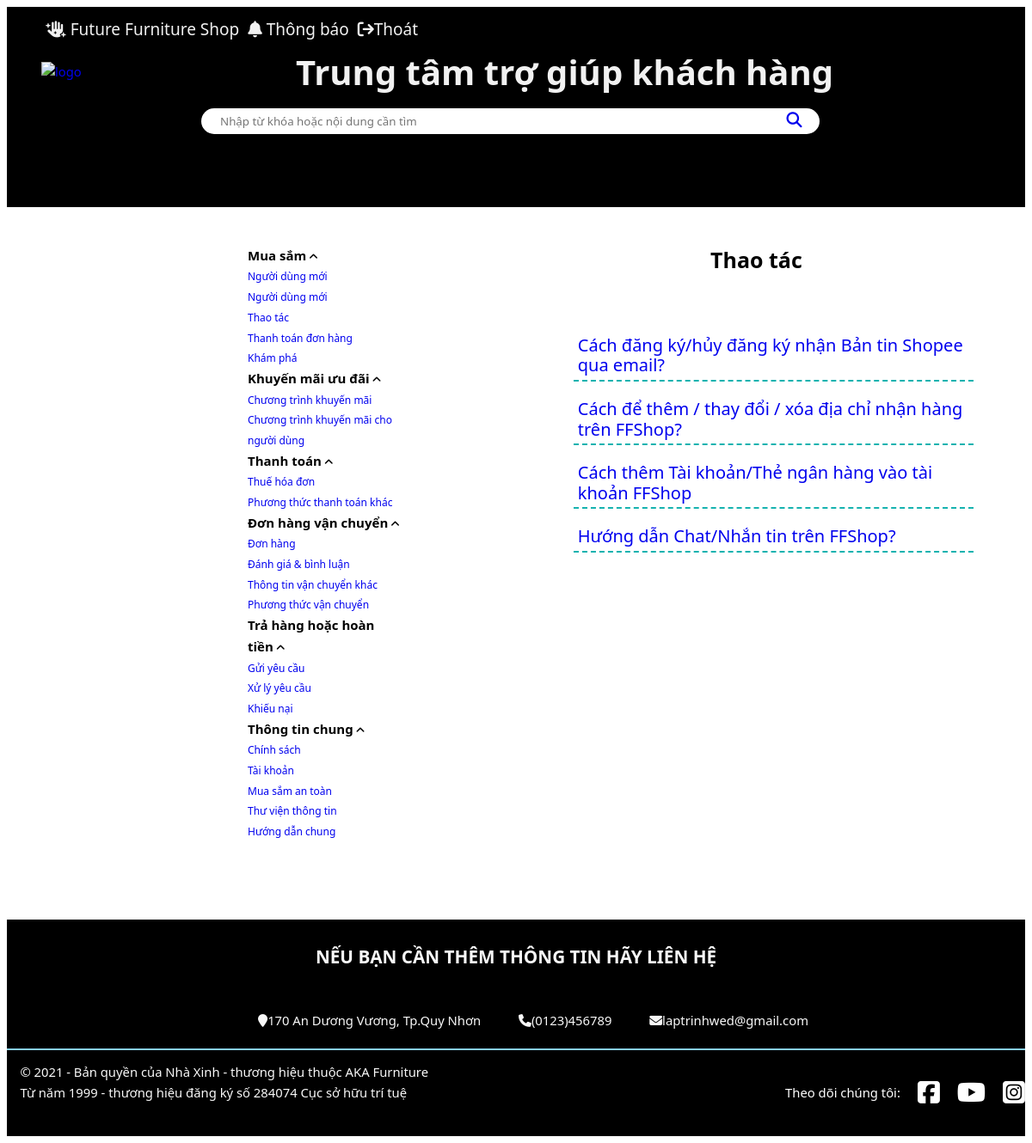
/Ho_tro/index/Hotro.php?default_title=Thao+tác, run on the app's committed database.
### tables this page shows
CREATE TABLE `content_menu` (
  `id` int(11) NOT NULL,
  `category` text NOT NULL,
  `subcategory` text NOT NULL,
  `link` text NOT NULL
);

CREATE TABLE `content_warp_main` (
  `id` int(11) NOT NULL,
  `Title` varchar(255) DEFAULT NULL,
  `Subtitle` varchar(255) DEFAULT NULL,
  `Content` text DEFAULT NULL
);

### Ho_tro/index/Hotro.php (the view, shortened to what this page needs)
<!DOCTYPE html>
<html>
    <head>
        <link rel="stylesheet" href="style.css" />
       <link
      rel="stylesheet"
      href="https://cdnjs.cloudflare.com/ajax/libs/font-awesome/6.5.1/css/all.min.css"
    />
    <link rel="stylesheet" href="https://cdnjs.cloudflare.com/ajax/libs/font-awesome/6.5.2/css/all.min.css">
    <link rel="stylesheet" href="https://cdnjs.cloudflare.com/ajax/libs/font-awesome/6.5.2/css/all.min.css">
    </head>
    <body>
      <header class="header">
        <div class="grid">
            <nav class="header__navbar">
                <ul class="header__navbar-list">
                    <li class="header__navbar-item">
                        <a href="" class="header__navbar-item-link">
                            <i class="fa-solid fa-hand-sparkles"></i>
                            <span>Future Furniture Shop</span></a>
                    </li>
                    <li class="header__navbar-item">
                        <a href="" class="header__navbar-item-link">
                            <i class="fa-solid fa-bell"></i>
                            <span>Thông báo</span>
                        </a>
                    </li>
                    <li class="header__navbar-item">
                        <a href="" class="header__navbar-item-link">
                            <i class="fa-solid fa-arrow-right-from-bracket"></i><span>Thoát</span></a>
                    </li>
                </ul>
            </nav>
            <div class="headerSearch">
                <div class="header__logo">
                    <a href="#"><img src="./asset/Logo.png" alt="logo" width="130px" height="130px"/></a>
                </div>
                <div class="header__search-bar">
                    <div class="header-banner">Trung tâm trợ giúp khách hàng </div>
                    <div class="header-box">
                        <input type="text" placeholder="Nhập từ khóa hoặc nội dung cần tìm">
                        <a href="#">
                            <i class="fa-solid fa-magnifying-glass"></i>
                        </a>
                    </div>
            </div>
        </div>
    </header>
        <div id ="page-container">
            <div class = "content-menu">
            <ul>
                <?php
                include 'connect.php';
$sql = "SELECT category, subcategory FROM content_menu";
$result = $conn->query($sql);
if ($result->num_rows > 0) {
    while($row = $result->fetch_assoc()) {
        $category = $row['category'];
        if ($row['subcategory'] !== null) {
            $subcategory = json_decode($row['subcategory'], true);
            if (!isset($data[$category])) {
                $data[$category] = $subcategory;
            } else {
                $data[$category] = array_merge($data[$category], $subcategory);
            }
        }
    }
    foreach ($data as $category => $subcategory) {
        echo "<li>";
        echo "<ul>";
        echo "<p>".$category."</p> <i class='fa fa-angle-up' aria-hidden='true'></i>";
        $sql2 = "SELECT * FROM content_menu where category = '".$category. "'";
        $result2 = $conn->query($sql2);
            while($row2 = $result2->fetch_assoc())
            {
                echo "<li><a href='?default_title=".urlencode($row2['subcategory'])."'>".$row2['subcategory']."</a></li>";
            }
        echo "</ul>";
        echo "</li>";
    }
} else {
    echo "0 kết quả";
}
                ?>
            </ul>
            </div>
            <div class = "content-warpMain">
                <?php
        $default_title = isset($_GET['default_title']) ? $_GET['default_title'] : "Khám phá";
$items_per_page = 9;
$current_page = isset($_GET['page']) ? intval($_GET['page']) : 1;
$offset = ($current_page - 1) * $items_per_page;
$sql_default = "SELECT * FROM content_warp_main WHERE Title='" . $conn->real_escape_string($default_title) . "' LIMIT $offset, $items_per_page";
$result_default = $conn->query($sql_default);
                if ($result_default->num_rows > 0) {
                    echo "<p>".$default_title."</p>";
                    while($row_default = $result_default->fetch_assoc()) {
                        echo "<ul>";
                        echo "<li><a href='#' class='subtitle-link' data-content='".htmlspecialchars($row_default['Content'], ENT_QUOTES, 'UTF-8')."'>".$row_default['Subtitle']."</a></li>";
                        echo "</ul>";
                    }
                } else {
                    echo "0 kết quả";
                }
                ?>
            </div>
        </div>
        <footer class="footer">
          <div class="footer-heading">
            <p>Nếu bạn cần thêm thông tin hãy liên hệ</p>
          </div>
          <div class="footer-list">
            <ul>
              <li><i class="fa fa-map-marker" aria-hidden="true"></i>170 An Dương Vương, Tp.Quy Nhơn</li>
              <li><i class="fa fa-phone" aria-hidden="true"></i>(0123)456789</li>
              <li><i class="fa fa-envelope" aria-hidden="true"></i>laptrinhwed@gmail.com</li>
            </ul>
          </div>
          <div class="footer-bottom">
            <div class="footer-bottom-trademark">
              <pre>
    © 2021 - Bản quyền của Nhà Xinh - thương hiệu thuộc AKA Furniture
    Từ năm 1999 - thương hiệu đăng ký số 284074 Cục sở hữu trí tuệ
              </pre>
            </div>
            <div class="footer-bottom-icon">
              <p>Theo dõi chúng tôi:</p>
              <a href="#"
                ></a>
              <a href="#"
                ></a>
              <a href="#"
                ></a>
            </div>
          </div>
      </footer>
    </body>
</html>

### Ho_tro/index/style.css (style rules this page uses)
* { font-family: 'Segoe UI', Tahoma, Geneva, Verdana, sans-serif; text-decoration: none; list-style: none; box-sizing: inherit; }
#page-container { display: flex; margin: 0 auto; width: 100%; }
.content-menu { margin-left: 100px; margin-right: 50px; padding: 30px 50px 75px 100px; text-align: left; }
.content-menu ul p { font-size: 15px; font-weight: bold; display: inline; }
.content-menu ul li { font-size: 12px; display: block; }
.content-menu ul li ul { display: block; }
.content-menu ul li ul li { display: block; }
.content-warpMain { padding: 25px 50px 75px 50px; }
.content-warpMain p { text-align: center; font-size: 25px; font-weight: bold; margin-bottom: 70px; }
.content-warpMain ul li { font-size: 20px; margin: 10px; padding: 5px; border-bottom: 2px dashed #15b2af; }
html { font-size: 92.5%; line-height: 1.6rem; box-sizing: border-box; }
.grid { width: 1470px; max-width: 100%; margin: 0 auto; height: 240px; }
.header { height: 233px; background-color: black; border-bottom: black; width: 100%; color: #f8f8f8; }
.header__navbar { display: flex; justify-content: space-between; margin-right: 50px; margin-bottom: 10px; }
.header__navbar li { list-style: none; padding-left: 5px; }
.header__navbar-list { margin-left: 0; }
.header__navbar-item, .header__navbar-item-link { display: inline; font-size: 19px; }
.header__navbar-list a { text-decoration: none; color: #f8f8f8f8; }
.headerSearch { display: flex; }
.header__logo a { margin: 40px; }
.header-banner { margin-left: 110px; font-size: 40px; font-weight: bold; margin-bottom: 30px; color: #f8f8f8f8; text-shadow: 5px 5px 10px rgba(0, 0, 0, 0.5); }
.header-box { height: 30px; display: flex; padding: 10px 20px; background: #fff; border-radius: 30px; align-items: center; box-shadow: 5px 5px 10px rgba(0, 0, 0, 0.5); width: 75%; }
.header-box input { width: 900px; outline: none; border: none; font-weight: 500; }
.header-box a .fa-magnifying-glass { font-size: 18px; }
.header__logo { flex: 1; }
.header__search-bar { flex: 4; }
.footer { padding-top: 12px; background-color: black; justify-content: space-between; color: #f8f8f8; }
.footer-heading { font-size: 1.4rem; text-transform: uppercase; font-weight: bolder; text-align: center; }
.footer-list { margin-top: 50px; padding-left: 0; list-style: none; text-align: center; margin-bottom: 20px; }
.footer-list ul li { display: inline; margin: 20px; }
.footer-bottom-icon { color: white; display: flex; }
.footer-bottom-icon a { margin-left: 20px; display: flex; align-items: center; justify-content: center; text-decoration: none; }
.footer-bottom-icon p { display: flex; align-items: center; justify-content: center; }
.footer-bottom { border-top: 2px solid skyblue; display: flex; justify-content: space-between; }

### data on the page
content_menu: subcategory "Người dùng mới"
content_menu: subcategory "Người dùng mới"
content_menu: subcategory "Thao tác"
content_menu: subcategory "Thanh toán đơn hàng"
content_menu: subcategory "Khám phá"
content_menu: subcategory "Chương trình khuyến mãi"
content_menu: subcategory "Chương trình khuyến mãi cho người dùng"
content_menu: subcategory "Thuế hóa đơn"
content_menu: subcategory "Phương thức thanh toán khác"
content_menu: subcategory "Đơn hàng"
content_menu: subcategory "Đánh giá & bình luận"
content_menu: subcategory "Thông tin vận chuyển khác"
content_menu: subcategory "Phương thức vận chuyển"
content_menu: subcategory "Gửi yêu cầu"
content_menu: subcategory "Xử lý yêu cầu"
content_menu: subcategory "Khiếu nại"
content_menu: category "Thông tin chung", subcategory "Hướng dẫn chung"
content_menu: subcategory "Chính sách"
content_menu: subcategory "Tài khoản"
content_menu: subcategory "Mua sắm an toàn"
content_menu: subcategory "Thư viện thông tin"
content_warp_main: Subtitle "Cách đăng ký/hủy đăng ký nhận Bản tin Shopee qua email?"
content_warp_main: Subtitle "Cách để thêm / thay đổi / xóa địa chỉ nhận hàng trên FFShop?"
content_warp_main: Subtitle "Cách thêm Tài khoản/Thẻ ngân hàng vào tài khoản FFShop"
content_warp_main: Subtitle "Hướng dẫn Chat/Nhắn tin trên FFShop?"

### other printed values
$category "Mua sắm"
$category "Khuyến mãi ưu đãi"
$category "Thanh toán"
$category "Đơn hàng vận chuyển"
$category "Trả hàng hoặc hoàn tiền"
$default_title "Thao tác"
